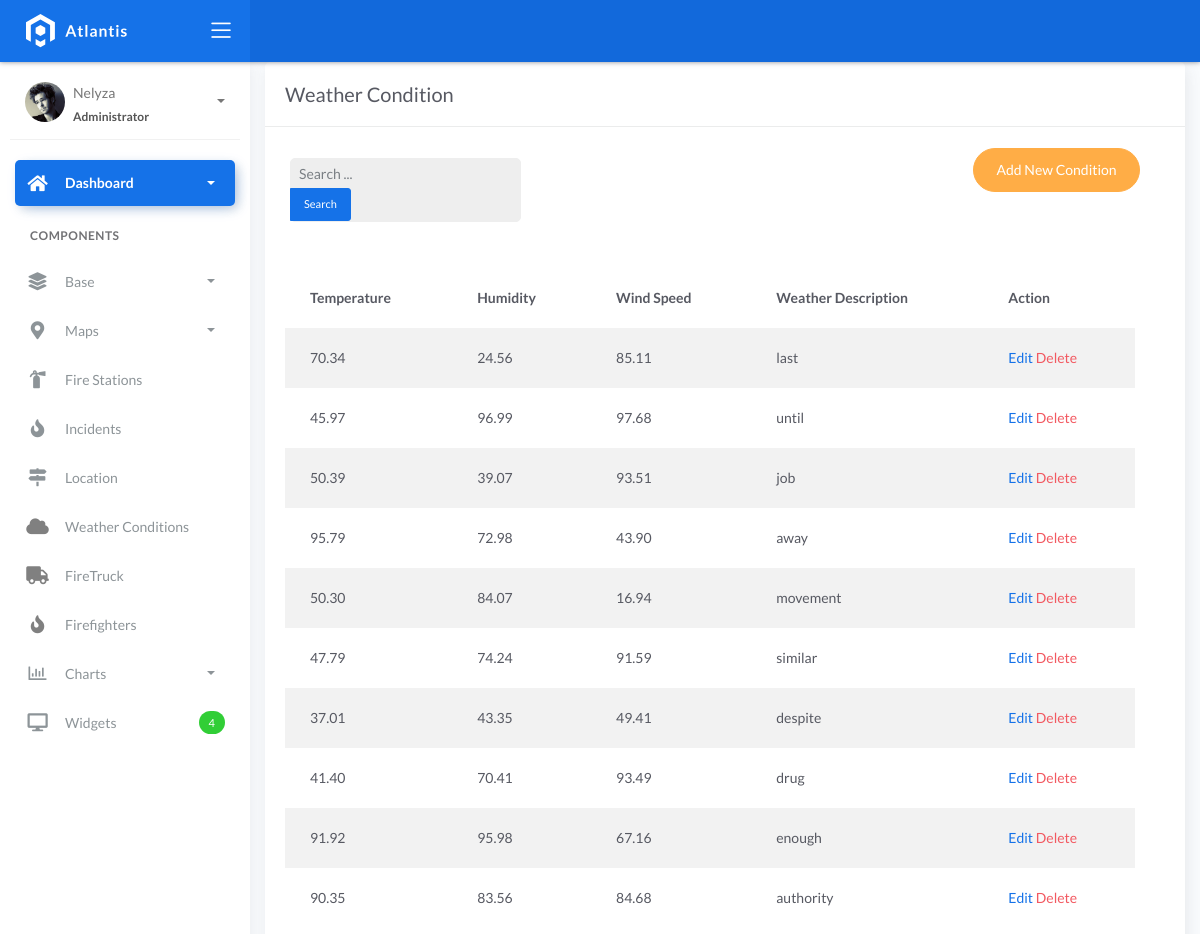
The app's page /condition_list/, older data.
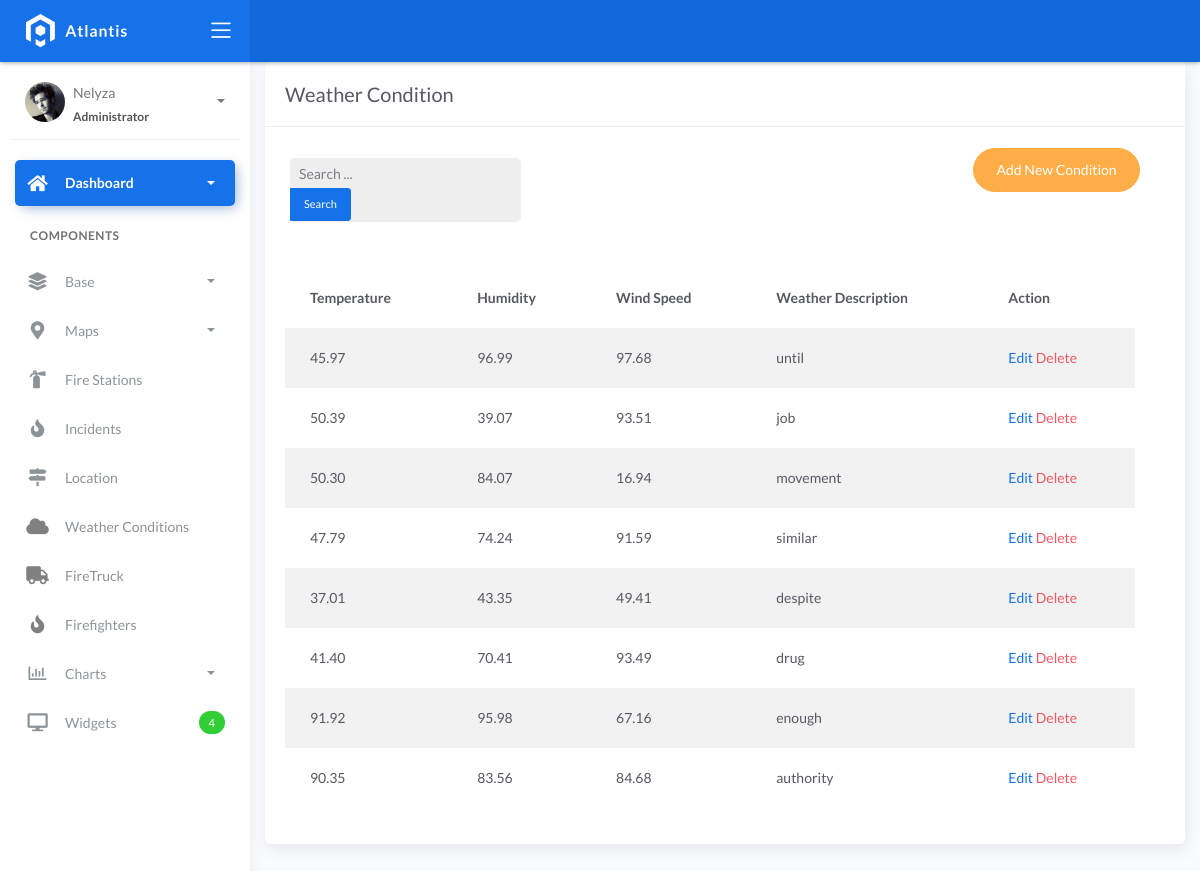
The same page, newer data.
### fire/models.py (models this page shows)
class BaseModel(models.Model):
    created_at = models.DateTimeField(auto_now_add=True, db_index=True)
    updated_at = models.DateTimeField(auto_now=True)
    class Meta:
        abstract = True

class WeatherConditions(BaseModel):
    incident = models.ForeignKey(Incident, on_delete=models.CASCADE)
    temperature = models.DecimalField(max_digits=10, decimal_places=2)
    humidity = models.DecimalField(max_digits=10, decimal_places=2)
    wind_speed = models.DecimalField(max_digits=10, decimal_places=2)
    weather_description = models.CharField(max_length=150)

### fire/views.py (the view, shortened to what this page needs)
# urls.py: path('condition_list/',  ConditionListView.as_view(), name='weather-list'),
class ConditionListView(ListView):
    model = WeatherConditions
    context_object_name = 'object_list'
    template_name = 'weather_list.html'
    paginate_by = 10
    def get_queryset(self, *args, **kwargs):
        qs = super(ConditionListView, self).get_queryset(*args, **kwargs)
        query = self.request.GET.get('q')
        return qs

### templates/weather_list.html (shortened to what this page needs)
{% extends 'base.html' %}
{% load static %}
{% block content %}
<div class="content">
  <div class="container-fluid">
     <div class="row">
      <div class="col-md-12">
        <div class="card">
         <div class="card-header">
           <div class="card-title">Weather Condition</div>
        </div>
        <div class="col-md-12 row">
          <div class="col-md-4">
            <form class="navbar-left navbar-form nav-search mr-md-3" action="{% url 'weather-list' %}">
              <div class="form-group">
                <div class="input-group">
                  <input type="text" id="search" placeholder="Search ..." class="form-control form-control-sm" name="q" />
                  <div class="input-group-append">
                    <button class="btn btn-sm btn-primary" type="submit">Search</button>
                  </div>
                </div>
              </div>
            </form>
          </div>
        <div class="col-md-2">
         </div>
            <div class="col-md-6">
              <div class="pull-right"> <a href="{% url 'condition-add' %}" class="btn btn-warning btn-rounded">Add New Condition</a>
        </div>
        </div>
        <div class="card-body">
        <table class="table table-striped mt-3">
        <thead>
            <tr>
                <th scope="col">Temperature</th>
                <th scope="col">Humidity</th>
                <th scope="col">Wind Speed</th>
                <th scope="col">Weather Description</th>
                <th scope="col">Action</th>
            </tr>
            </thead>
            <tbody>
              {% for object in object_list %}
              <tr>
                <td>{{ object.temperature }}</td>
                <td>{{ object.humidity }}</td>
                <td>{{ object.wind_speed }}</td>
                <td>{{ object.weather_description }}</td>
                <td>
                    <a href="{% url 'condition-update' object.id %}">Edit</a>
                    <a href="{% url 'condition-delete' object.id %}" class="text-danger">Delete</a>
                </td>
              </tr>
              {% empty %}
              <tr>
                <td colspan="5" style="text-align: center">
                <p class="text-sm font-weight-bold mb-0">No Records Found.</p>
                </td>
            </tr>
              {% endfor %}
              </tbody>
            </table>
           </div>
          </div>
        </div>
      </div>
    </div>
</div>
{% endblock %}

Row changes from the older to the newer data that the page shows:
removed WeatherConditions: temperature "70.34", humidity "24.56", wind_speed "85.11", weather_description "last"
removed WeatherConditions: temperature "95.79", humidity "72.98", wind_speed "43.90", weather_description "away"
